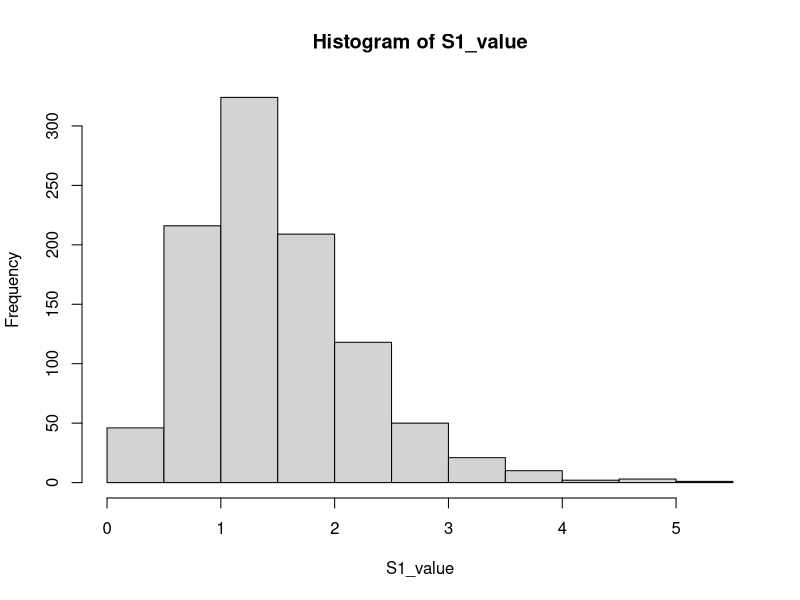
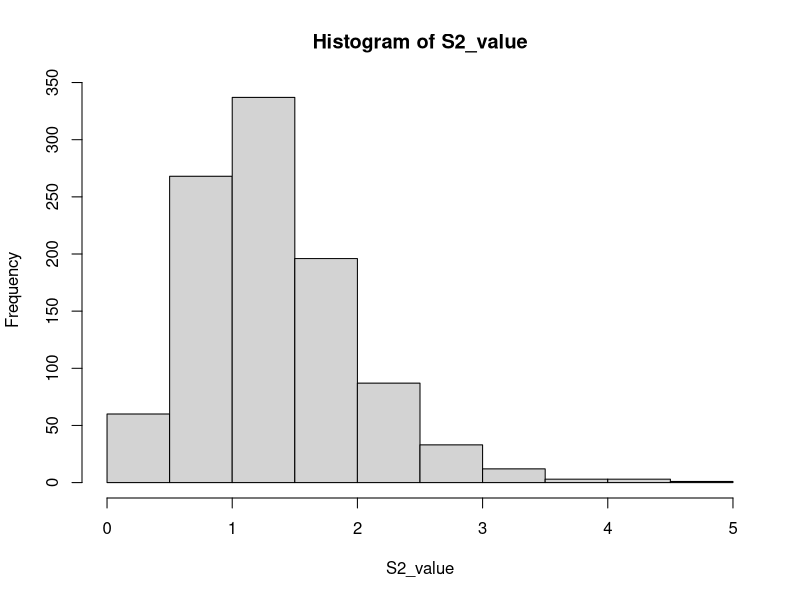

Here is the R script that generated these plots, in order:

##################################
##         exercice 3           ##
##################################

samplesize <- 10
mean <- 30
standardDeviation <- sqrt(1.5)

#we first create our sample set
sampleset <- matrix(0, 1000, samplesize)


S1_value <- matrix(0, 1000,1)
S2_value <- matrix(0, 1000, 1)

for(i in 1:1000)
{
  sampleset[i,] <-  rnorm(samplesize, mean, standardDeviation)
  
  sum <- 0
  sample_mean = mean(sampleset[i,])
  for (j in 1:samplesize)
  {
    sum <- sum + (sampleset[i,j] - sample_mean)**2
  }
  
  
  S1_value[i,] <- sum/(samplesize-1)
  S2_value[i,] <- sum/(samplesize)
}

#printing
mean(S1_value)
hist(S1_value)

mean(S2_value)
hist(S2_value)


